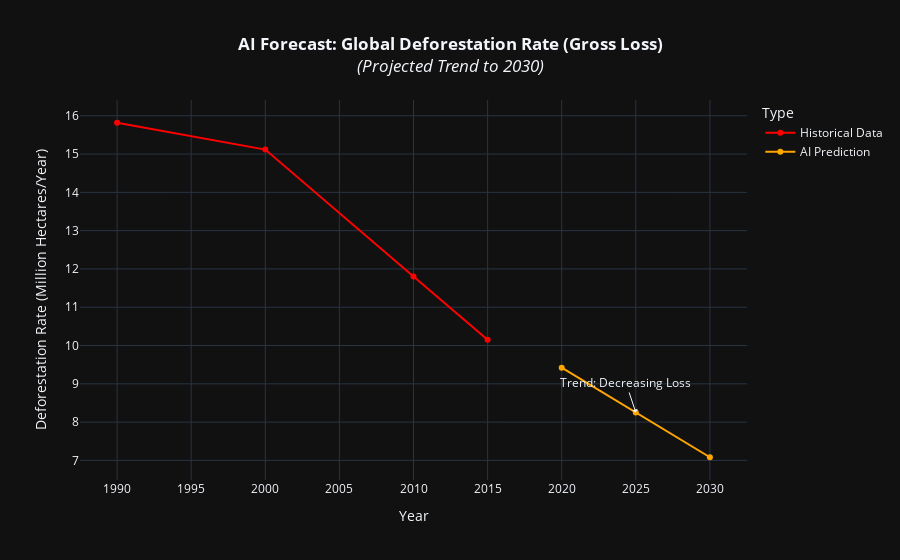

The code cell stored with this chart in its notebook:
### Code cell
import pandas as pd
import numpy as np
import plotly.express as px
import plotly.graph_objects as go
from sklearn.linear_model import LinearRegression

df = pd.read_csv('annual-deforestation.csv')

if 'World' in df['Entity'].values:
    df_world = df[df['Entity'] == 'World'].copy()
else:
    df_world = df.groupby('Year')['Deforestation'].sum().reset_index()

df_world = df_world.sort_values('Year')

X = df_world['Year'].values.reshape(-1, 1)
y = df_world['Deforestation'].values

model = LinearRegression()
model.fit(X, y)

future_years = np.array([2020, 2025, 2030]).reshape(-1, 1)
future_predictions = model.predict(future_years)

df_history = df_world[['Year', 'Deforestation']].copy()
df_history['Type'] = 'Historical Data'

df_future = pd.DataFrame({
    'Year': future_years.flatten(),
    'Deforestation': future_predictions,
    'Type': 'AI Prediction'
})

df_forecast = pd.concat([df_history, df_future], ignore_index=True)

df_forecast['Deforestation (M Ha)'] = df_forecast['Deforestation'] / 1_000_000

fig = px.line(
    df_forecast, 
    x='Year', 
    y='Deforestation (M Ha)', 
    color='Type',
    markers=True,
    title='<b>AI Forecast: Global Deforestation Rate (Gross Loss)</b><br><i>(Projected Trend to 2030)</i>',
    labels={'Deforestation (M Ha)': 'Deforestation Rate (Million Hectares/Year)'},
    color_discrete_map={'Historical Data': 'red', 'AI Prediction': 'orange'}
)

mean_future_val = df_future['Deforestation'].mean() / 1_000_000

trend = "Increasing" if model.coef_[0] > 0 else "Decreasing"
fig.add_annotation(
    x=2025, y=mean_future_val, 
    text=f"Trend: {trend} Loss",
    showarrow=True,
    arrowhead=1
)

fig.update_layout(template='plotly_dark', title_x=0.5)
fig.show()

### Figure 1 — Plotly figure (JSON) as saved in the notebook; plotly's stock layout.template omitted (floating-point values rounded to 4 significant figures)
{"data": [{"hovertemplate": "Type=Historical Data<br>Year=%{x}<br>Deforestation Rate (Million Hectares/Year)=%{y}<extra></extra>", "legendgroup": "Historical Data", "line": {"color": "red", "dash": "solid"}, "marker": {"symbol": "circle"}, "mode": "markers+lines", "name": "Historical Data", "orientation": "v", "showlegend": true, "type": "scatter", "x": [1990, 2000, 2010, 2015], "xaxis": "x", "y": [15.82, 15.12, 11.8, 10.15], "yaxis": "y"}, {"hovertemplate": "Type=AI Prediction<br>Year=%{x}<br>Deforestation Rate (Million Hectares/Year)=%{y}<extra></extra>", "legendgroup": "AI Prediction", "line": {"color": "orange", "dash": "solid"}, "marker": {"symbol": "circle"}, "mode": "markers+lines", "name": "AI Prediction", "orientation": "v", "showlegend": true, "type": "scatter", "x": [2020, 2025, 2030], "xaxis": "x", "y": [9.421, 8.252, 7.082], "yaxis": "y"}], "layout": {"annotations": [{"arrowhead": 1, "showarrow": true, "text": "Trend: Decreasing Loss", "x": 2025, "y": 8.252}], "legend": {"title": {"text": "Type"}, "tracegroupgap": 0}, "title": {"text": "<b>AI Forecast: Global Deforestation Rate (Gross Loss)</b><br><i>(Projected Trend to 2030)</i>", "x": 0.5}, "xaxis": {"anchor": "y", "domain": [0, 1], "title": {"text": "Year"}}, "yaxis": {"anchor": "x", "domain": [0, 1], "title": {"text": "Deforestation Rate (Million Hectares/Year)"}}}}
